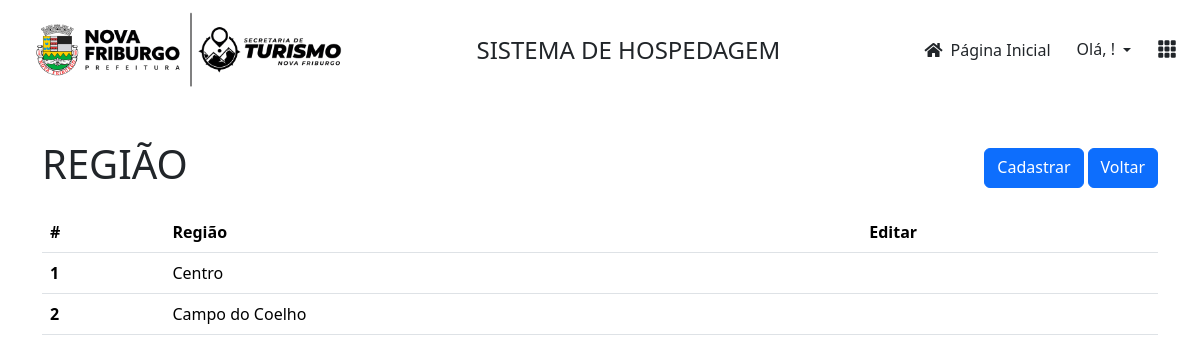
/regiao/listar, run on the app's committed database.
### ocupacao/models.py (models this page shows, shortened)
class Regiao(models.Model):
    nome=models.CharField(max_length=150)
    user = models.ForeignKey(User, on_delete=models.CASCADE)
    dt_inclusao = models.DateTimeField(auto_now_add=True, verbose_name='Dt. Inclusão')
    class Meta:
        ordering = ['nome']

### ocupacao/views.py (the view)
# urls.py: path('regiao/listar', views.listarRegiao, name='listagem_regiao'),
def listarRegiao(request):
    context={
        'listar': Regiao.objects.all().order_by('id')
    }
    return render(request, 'listarRegiao.html', context)

### ocupacao/templates/listarRegiao.html
{% extends "template.html" %}
{% load static %}
{% block main %}
    <div class="container">
      <div class="row">
        <div class="col d-flex flex-column">
            <div class="row">
              <div class="col pt-4 pb-3 mt-3">
                <h1>REGIÃO</h1>
              </div>
                <div class="col d-flex pt-5 pb-4  justify-content-end">
                  <a href="{% url 'regiao'%}" class="btn btn-primary me-1">Cadastrar</a>
                  <a href="/" class="btn btn-primary">Voltar</a>
                </div>
            </div>
            <div class="row">
                <div class="col">
                    <table class="table table-hover">
                        <thead>
                          <tr>
                            <th scope="col">#</th>
                            <th>Região</th>
                            <th>Editar</th>
                          </tr>
                        </thead>
                        <tbody>
                        {% for l in listar %}
                          <tr>
                            <th scope="row">{{l.id}}</th>
                            <td>{{l.nome}}</td>
                            <td><a href="{% url 'editar_regiao' l.id %}"><i class="far fa-cog m-auto"></i></a></td>
                          </tr>
                        {% endfor %}
                        </tbody>
                      </table>
                </div>
            </div>
        </div>
    </div>
  </div>
{% endblock %}

### ocupacao/static/css/template.css (style rules this page uses)
html, body { height: 100vh; width: 100vw; }
.container-fluid { display: flex; flex-direction: column; }

### data on the page
Regiao: id "1", nome "Centro"
Regiao: id "2", nome "Campo do Coelho"
